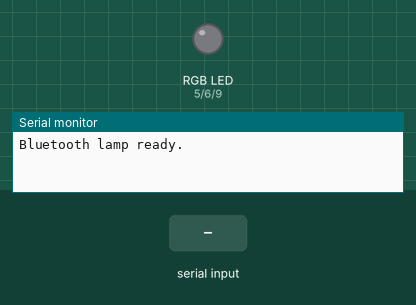
Simulated run of this sketch. Board: Arduino Nano, built with avr-gcc and run on an emulated ATmega328P. Parts: an RGB LED mixed from three pins (HIGH = lit), the last lines printed to the serial monitor. Inputs (shaded band) come from the test bench. Dim RGB values are drawn brighter than linear.

Above: at 1.2 s.
1.3 s: "FADE\n" received over the second serial link
At 1.45 s:
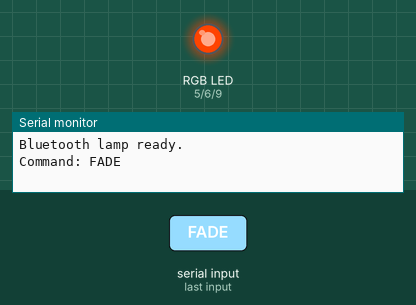
At 2.05 s:
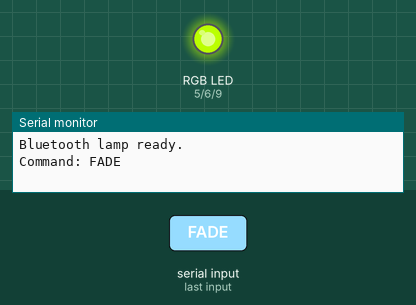
4.3 s: "STROBE\n" received over the second serial link
7.3 s: "BRIGHT,90\n" received over the second serial link
10.3 s: "RGB,90,45,200\n" received over the second serial link
11.8 s: "FADE\n" received over the second serial link
At 11.95 s:
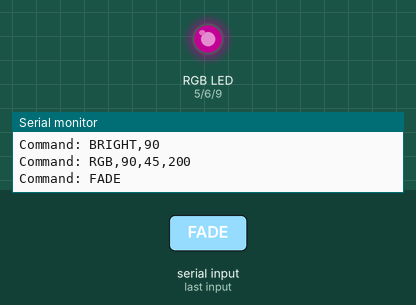
Timing chart, 0 to 18.8 s (numbered marks = the images above; inputs shaded):
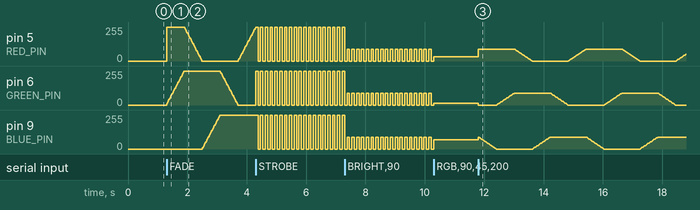

Measured:
- after the input at 1.3 s, pin 6 (GREEN_PIN): rises from 0/255 to 255/255 in 0.58 s, then falls to 0/255 in 1.8 s; pin 9 (BLUE_PIN): moves from 0/255 to 255/255 over 0.58 s, starting after 1.2 s

The sketch:

bluetooth_lamp.ino
```cpp
/*
  Bluetooth Smart Lamp
  -----------------------
  Parses simple text commands received over HC-05 Bluetooth serial to drive
  an RGB LED strip's color/brightness/effects. Board: Arduino Nano.

  Commands (send as plain text lines from a Bluetooth terminal app):
    RGB,r,g,b   e.g. RGB,255,0,128
    BRIGHT,n    e.g. BRIGHT,150   (0-255)
    FADE
    STROBE
    OFF
*/

#include <SoftwareSerial.h>

const uint8_t BT_TX_PIN = 10; // Nano -> HC-05 RXD
const uint8_t BT_RX_PIN = 11; // HC-05 TXD -> Nano
SoftwareSerial bluetooth(BT_RX_PIN, BT_TX_PIN);

const uint8_t RED_PIN = 5;
const uint8_t GREEN_PIN = 6;
const uint8_t BLUE_PIN = 9;

uint8_t targetR = 0, targetG = 0, targetB = 0;
uint8_t brightness = 255;

enum Mode { STATIC, FADE, STROBE };
Mode mode = STATIC;

String inputLine = "";

void setup() {
  pinMode(RED_PIN, OUTPUT);
  pinMode(GREEN_PIN, OUTPUT);
  pinMode(BLUE_PIN, OUTPUT);

  Serial.begin(9600);      // USB, for debugging
  bluetooth.begin(9600);   // HC-05 default baud
  Serial.println("Bluetooth lamp ready.");
}

void loop() {
  readBluetoothCommands();
  runCurrentEffect();
}

void readBluetoothCommands() {
  while (bluetooth.available()) {
    char c = bluetooth.read();
    if (c == '\n' || c == '\r') {
      if (inputLine.length() > 0) {
        handleCommand(inputLine);
        inputLine = "";
      }
    } else {
      inputLine += c;
    }
  }
}

void handleCommand(String line) {
  line.trim();
  Serial.print("Command: ");
  Serial.println(line);

  if (line.startsWith("RGB,")) {
    int r, g, b;
    if (sscanf(line.c_str(), "RGB,%d,%d,%d", &r, &g, &b) == 3) {
      targetR = constrain(r, 0, 255);
      targetG = constrain(g, 0, 255);
      targetB = constrain(b, 0, 255);
      mode = STATIC;
    }
  } else if (line.startsWith("BRIGHT,")) {
    int b;
    if (sscanf(line.c_str(), "BRIGHT,%d", &b) == 1) {
      brightness = constrain(b, 0, 255);
    }
  } else if (line == "FADE") {
    mode = FADE;
  } else if (line == "STROBE") {
    mode = STROBE;
  } else if (line == "OFF") {
    mode = STATIC;
    targetR = targetG = targetB = 0;
  } else {
    Serial.println("Unknown command.");
  }
}

void runCurrentEffect() {
  switch (mode) {
    case STATIC:
      writeColor(targetR, targetG, targetB);
      break;

    case FADE:
      fadeEffect();
      break;

    case STROBE:
      strobeEffect();
      break;
  }
}

// Scales an RGB triple by the global brightness setting before writing PWM.
void writeColor(uint8_t r, uint8_t g, uint8_t b) {
  analogWrite(RED_PIN, (uint16_t)r * brightness / 255);
  analogWrite(GREEN_PIN, (uint16_t)g * brightness / 255);
  analogWrite(BLUE_PIN, (uint16_t)b * brightness / 255);
}

void fadeEffect() {
  static uint16_t hue = 0;
  hue = (hue + 2) % 360;
  uint8_t r, g, b;
  hueToRgb(hue, r, g, b);
  writeColor(r, g, b);
  delay(20);
}

void strobeEffect() {
  static bool on = false;
  static unsigned long lastToggle = 0;
  if (millis() - lastToggle > 80) {
    on = !on;
    lastToggle = millis();
    writeColor(on ? 255 : 0, on ? 255 : 0, on ? 255 : 0);
  }
}

// Simple HSV(hue,1,1) -> RGB conversion for the fade effect's color cycling.
void hueToRgb(uint16_t hue, uint8_t &r, uint8_t &g, uint8_t &b) {
  uint8_t region = hue / 60;
  uint8_t remainder = (hue % 60) * 255 / 60;

  switch (region) {
    case 0: r = 255; g = remainder; b = 0; break;
    case 1: r = 255 - remainder; g = 255; b = 0; break;
    case 2: r = 0; g = 255; b = remainder; break;
    case 3: r = 0; g = 255 - remainder; b = 255; break;
    case 4: r = remainder; g = 0; b = 255; break;
    default: r = 255; g = 0; b = 255 - remainder; break;
  }
}
```
